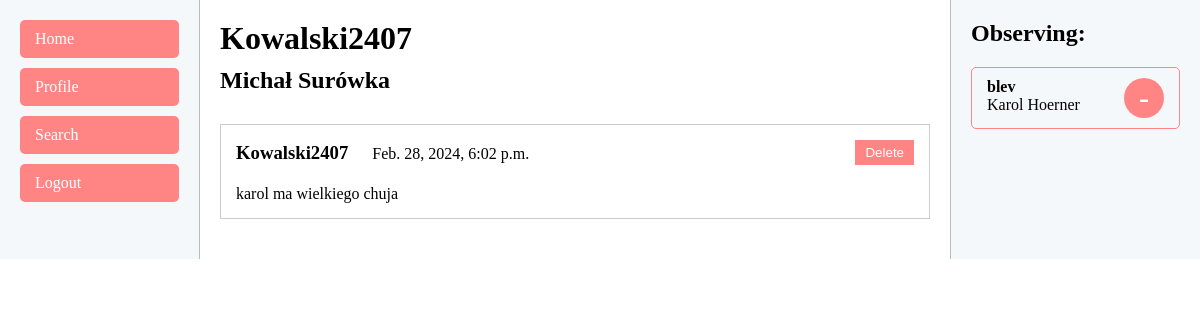
Screenshot of /profile/ (signed in) with the database file from the repository.
### posts/models.py (models this page shows)
class Post(models.Model):
    user = models.ForeignKey(to=User, to_field='id', on_delete=models.CASCADE, default=None)
    post = models.TextField(max_length=255)
    date_time = models.DateTimeField()

### user_profile/views.py (the view)
# urls.py: path('', views.profile_page, name='profile_page'),
def profile_page(request):
    if request.method == 'GET':
        user = request.user
        posts = get_logged_in_user_posts(user)
        observers = get_users_observers(user)
        return render(request, 'profile_page.html', {'user': user, 'posts': posts, 'observers': observers})

### observers/utils.py (called while the page is built)
def get_users_observers(logged_in_user):
    observers = Observer.objects.filter(observed_by=logged_in_user.id)
    observers_ids = observers.values_list('observer', flat=True)
    observers = User.objects.filter(id__in=observers_ids).order_by('username')
    return observers

### posts/utils.py (called while the page is built)
def get_logged_in_user_posts(logged_in_user):
    posts = Post.objects.filter(user=logged_in_user).order_by('-date_time')
    return posts

### user_profile/templates/profile_page.html (shortened to what this page needs)
{% load static %}
<!DOCTYPE html>
<html lang="en">
<head>
    <link rel="stylesheet" href="{% static 'profile_page.css' %}">
</head>
<body>
    <div class="container">
        <aside class="sidebar left">
            <a href="{% url 'main_page' %}" class="nav-btn">Home</a>
            <a href="{% url 'profile_page' %}" class="nav-btn">Profile</a>
            <a href="" class="nav-btn">Search</a>
            <a href="{% url 'logout' %}" class="nav-btn">Logout</a>
        </aside>
        <main class="main-content">
            <h1 class="profile-username">{{user.username}}</h1>
            <h2 class="profile-name">{{user.first_name}} {{user.last_name}}</h2>
            {% for post in posts %}
            <div class="post">
                <div class="post-header">
                    <div>
                        <h3 class="username">{{ post.user }}</h3>
                        <p class="date">{{ post.date_time }}</p>
                    </div>
                    <form action="{% url 'delete_post' %}" method="post">
                        <button class="delete-button">Delete</button>
                    </form>
                </div>
                <p class="post-text">{{ post.post }}</p>
            </div>
            {% endfor %}
        </main>
        <aside class="sidebar right">
            <h2 style="margin-bottom: 20px;">Observing: </h2>
            {% for observer in observers %}
            <div class="user-profile">
                <div class="user-data">
                    <b class="username">{{ observer.username }}</b>
                    <p class="name">{{ observer.first_name }} {{ observer.last_name }}</p>
                </div>
                <form action="{% url 'delete_observer' %}" method="post">
                    <button type="submit" class="delete-observer">-</button>
                </form>
            </div>
            {% endfor%}
        </aside>
    </div>
</body>
</html>

### user_profile/static/profile_page.css (style rules this page uses)
* { margin: 0; padding: 0; box-sizing: border-box; }
.container { display: flex; }
.sidebar { background-color: #f5f8fa; padding: 20px; }
.right { border-left: #b9bcbe 1px solid; width: 250px; }
.left { border-right: #b9bcbe 1px solid; width: 200px; }
.nav-btn { display: block; width: 100%; padding: 10px 15px; margin-bottom: 10px; background-color: #ff8585; color: white; border: none; border-radius: 5px; cursor: pointer; text-decoration: none; }
.main-content { flex: 1; padding: 20px; }
.profile-username { margin-bottom: 10px; }
.profile-name { margin-bottom: 30px; }
.post { position: relative; background-color: #fff; border: 1px solid #ccc; padding: 15px; margin-bottom: 20px; }
.post-header { display: flex; justify-content: space-between; align-items: center; }
.post .username { display: inline; margin-right: 20px; }
.date { display: inline; }
.post-text { margin-top: 20px; }
.delete-button { padding: 5px 10px; background-color: #ff8585; color: #fff; border: none; cursor: pointer; }
.user-profile .username { margin-bottom: 5px; }
.user-profile { margin-bottom: 20px; padding: 10px 15px; border: solid 1px #ff8585; border-radius: 5px; display: flex; justify-content: space-between; }
.delete-observer { height: 40px; width: 40px; background-color: #ff8585; color: white; border: none; border-radius: 100%; cursor: pointer; font-size: xx-large; }

### rows the page displays
Post: user "Kowalski2407", date_time "Feb. 28, 2024, 6:02 p.m.", post "karol ma wielkiego chuja"

### other values shown
{{ user.username }} "Kowalski2407"
{{ user.first_name }} "Michał"
{{ user.last_name }} "Surówka"
{{ observer.username }} "blev"
{{ observer.first_name }} "Karol"
{{ observer.last_name }} "Hoerner"
